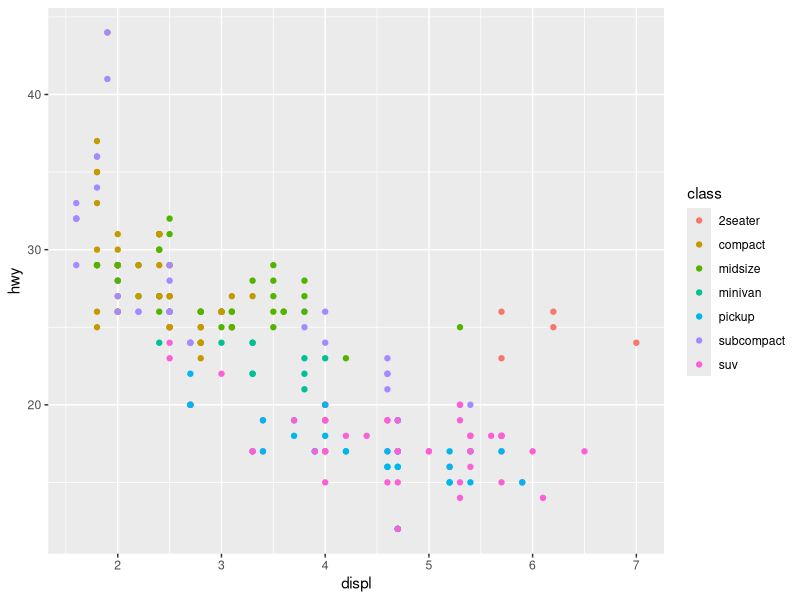
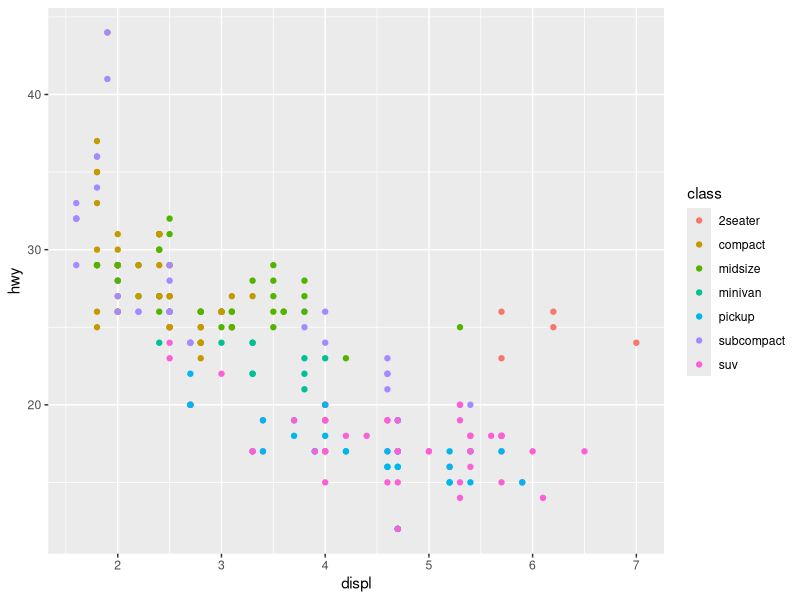
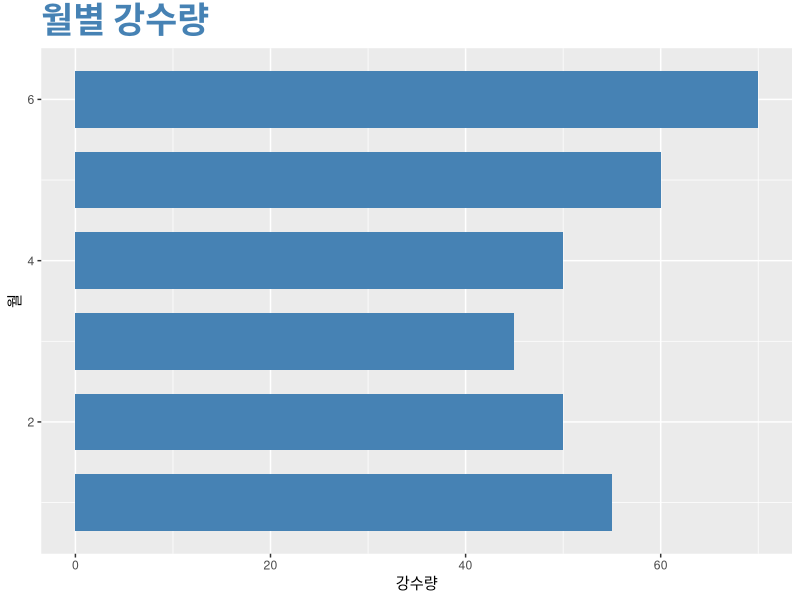
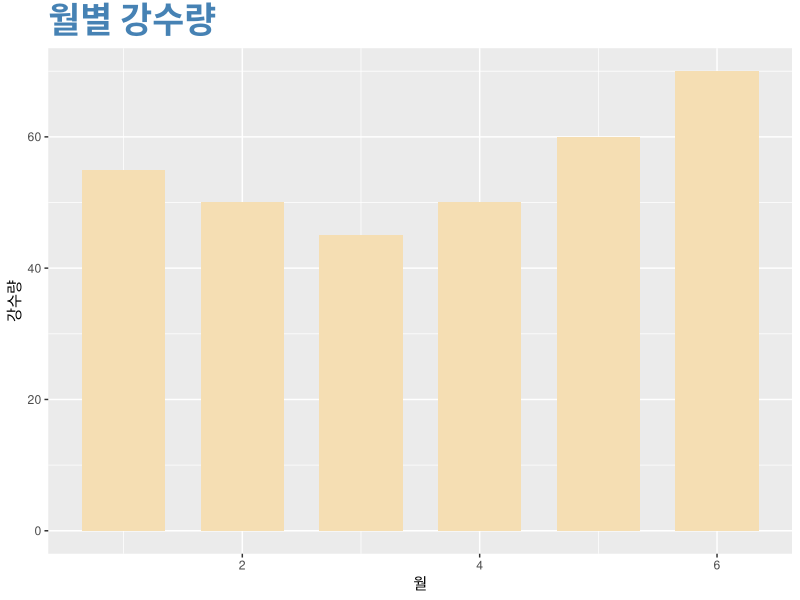
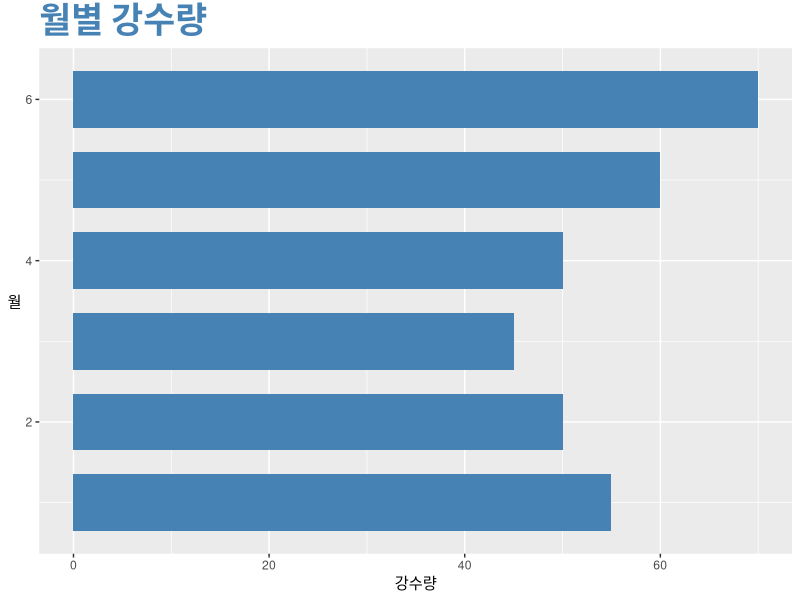
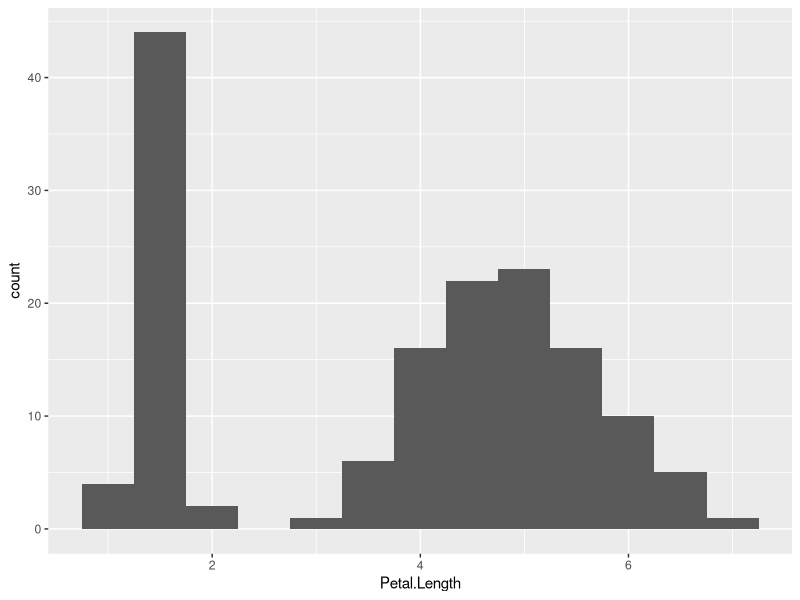
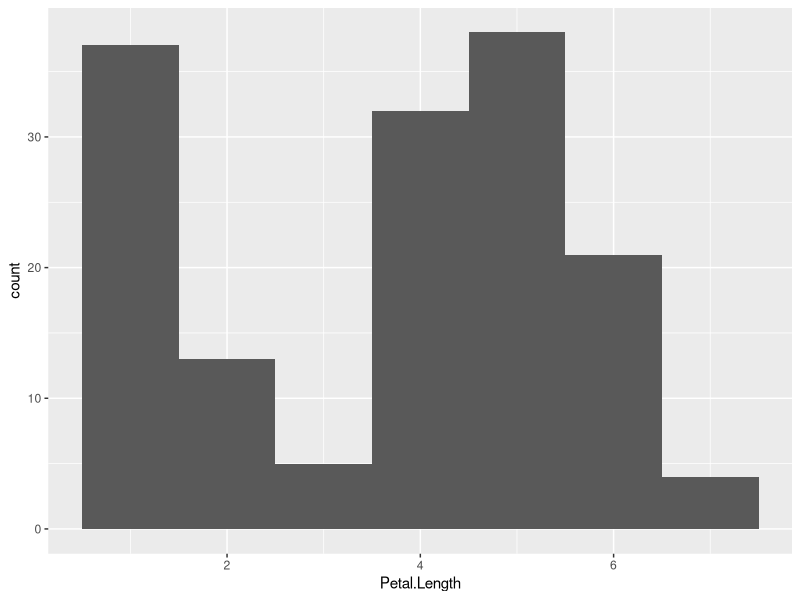
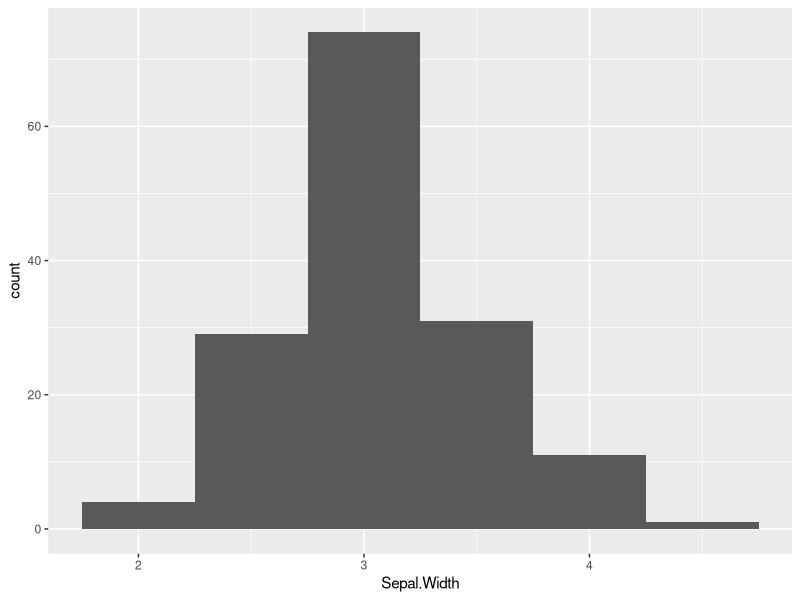

Reproduce these figures in R, in order.
# ggplot  The Grammar of Graphics를 기반으로 선언적으로 그래픽을(plot) 만드는 시스템

library(ggplot2)

ggplot(mpg, aes(displ, hwy, colour = class)) + 
  geom_point()

# ggplot2 철학
# 미학적 맵핑(aesthetic mapping) 데이터 +
# 기하적 객체(geometry object)로 구성
ggplot(mpg, aes(displ, hwy, color = class)) + geom_point()

month <- c(1,2,3,4,5,6)
rain <- c(55,50,45,50,60,70)
df <- data.frame(month,rain)         # 그래프를 작성할 대상 데이터
df
# https://ggplot2.tidyverse.org/
ggplot(df, aes(x=month, y=rain)) +   # 그래프를 그릴 데이터 지정
  geom_bar(stat="identity",          # 막대의 높이는 y축에 해당하는 열의 값
           width=0.7,                # 막대의 폭 지정
           fill="steelblue") +            # 막대의 색 지정
  ggtitle("월별 강수량") +                # 그래프의 제목 지정
  theme(plot.title = element_text(size=25, face="bold", colour="steelblue")) +
  labs(x="월",y="강수량") +               # 그래프의 x, y축 레이블 지정
  coord_flip()                            # 그래프를 가로 방향으로 출력

ggplot(df, aes(x=month,y=rain)) +         # 그래프를 그릴 데이터 지정
  geom_bar(stat="identity",               # 막대 높이는 y축에 해당하는 열의 값
           width=0.7,                     # 막대의 폭 지정
           fill="wheat") +                # 막대의 색 지정
  ggtitle("월별 강수량") +                # 그래프의 제목 지정
  theme(plot.title = element_text(size=25, face="bold", colour="steelblue")) +
  labs(x="월",y="강수량")                 # 그래프의 x, y축 레이블 지정

# 다음 코드에서 y축 레이블 '월'을 정상적으로 표시
ggplot(df, aes(x=month, y=rain)) +        # 그래프를 그릴 데이터 지정
  geom_bar(stat="identity",               # 막대 높이는 y축에 해당하는 열의 값
           width=0.7,                     # 막대의 폭 지정
           fill="steelblue") +            # 막대의 색 지정
  ggtitle("월별 강수량") +                # 그래프의 제목 지정
  theme(plot.title = element_text(size=25, face="bold", colour="steelblue"),
        axis.title.y = element_text(angle=0, vjust=0.5)) +  # y축 레이블을 세로로 회전
  labs(x="월", y="강수량") +               # 그래프의 x, y축 레이블 지정
  coord_flip()                            # 그래프를 가로 방향으로 출력


# histogram

library(ggplot2)
range(iris$Petal.Length)

ggplot(iris, aes(x=Petal.Length)) +
  geom_histogram(binwidth = 0.5)

ggplot(iris, aes(x=Petal.Length)) +
  geom_histogram(binwidth = 1.0)


range(iris$Sepal.Width)

ggplot(iris, aes(x=Sepal.Width)) + 
  geom_histogram(binwidth = 0.5)  


# 품종별
ggplot(iris, aes(x=Sepal.Width, fill=Species, color=Species)) + 
  geom_histogram(binwidth = 0.5, position="dodge") + 
  theme(legend.position="top")

ggplot(iris, aes(x=Sepal.Width, fill=Species, color="red")) + 
  geom_histogram(binwidth = 0.5, position="dodge") + 
  theme(legend.position="top")

# stack 형태 그래프 
ggplot(iris, aes(x=Sepal.Width, fill=Species, color=Species)) + 
  geom_histogram(binwidth = 0.5, position="stack") + 
  theme(legend.position="top")

ggplot(iris, aes(x=Sepal.Width, fill=Species, color=Species)) + 
  geom_histogram(binwidth = 0.5, position="dodge") + 
  theme(legend.position="left")

ggplot(iris, aes(x=Sepal.Width)) + 
  geom_histogram(binwidth = .5) + 
  theme(legend.position="top")

##################################################
# ggplot은 위 방법으로 안되고 다음으로 처리
library(ggplot2)
library(gridExtra)

# 각 플롯 정의
p1 <- ggplot(iris, aes(x=Sepal.Width)) + 
  geom_histogram(binwidth = .5) + 
  theme(legend.position="top")

p2 <- ggplot(iris, aes(x=Sepal.Width, fill=Species, color=Species)) + 
  geom_histogram(binwidth = 0.5, position="dodge") + 
  theme(legend.position="left")

# 플롯 배열, 1행 2열로 그리기
grid.arrange(p1, p2, nrow = 2, ncol = 1)

#################################################
# 구간과 빈도수 알기
# 히스토그램 생성
p1 <- ggplot(iris, aes(x = Sepal.Width)) + 
  geom_histogram(binwidth = 0.5)

# 계산된 데이터 확인
gg_data <- ggplot_build(p1)$data[[1]]
print(gg_data[c('y', 'xmin', 'xmax')])  # y: 구간 수 xmin,xmax 구간범위 

# 히스토그램 생성 및 빈도수 레이블 추가
ggplot(iris, aes(x = Sepal.Width)) + 
  geom_histogram(binwidth = 0.5, fill = "steelblue", color = "black") +
  geom_text(stat = "bin", aes(label = ..count..), binwidth = 0.5, vjust = -0.5) +
  labs(x = "Sepal Width", y = "Count")

###################################################
# 산점도 

ggplot(data=iris, aes(x=Petal.Length, y=Petal.Width)) + 
  geom_point()

# 8-10.R
library(ggplot2)

ggplot(data=iris, aes(x=Petal.Length, y=Petal.Width, color=Species)) +
  geom_point(size=3) +
  ggtitle("꽃잎의 길이와 폭") +              # 그래프의 제목 지정
  theme(plot.title = element_text(size=25, face="bold", colour="steelblue"))

###################################################
# 박스플롯
library(ggplot2)

ggplot(data=iris, aes(y=Petal.Length)) + 
  geom_boxplot(fill="yellow") 

ggplot(data=iris, aes(y=Petal.Length, fill=Species)) + 
  geom_boxplot() 

str(iris)
boxplot(iris$Petal.Length ~ iris$Species, iris, 
        col = c("lightgray", "yellow", "skyblue"))     #라이브러리 없이

library(ggplot2)

airmiles                    # Time Series 시계열 데이터
summary(airmiles)

year <- 1937:1960
cnt <- as.vector(airmiles)
df <- data.frame(year,cnt)             # 데이터 준비
head(df)

ggplot(data=df, aes(x=year,y=cnt)) +   # 선그래프 작성
  geom_line(col="red")

plot(airmiles)













